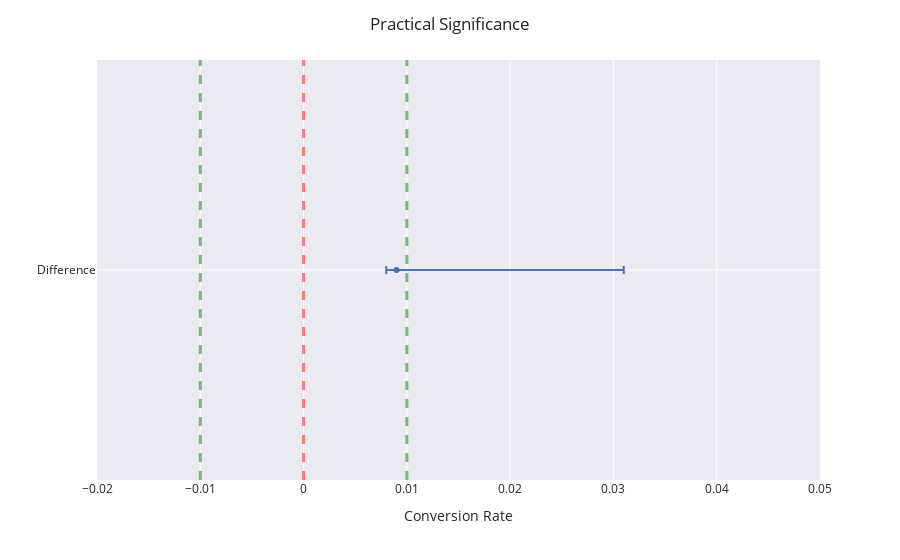

Notebook cell for this chart:
### Markdown cell above
Based on our Experiment our Stastictical Result show that the Treatment (Ads) yield equal or lower than control group conversion Rate. However the result is not practically significant since our confidence interval still under 1% (prior) conversion rate.

### Code cell
import plotly.graph_objects as go
fig = px.scatter(x=[0.009], y=['Difference'],
                 error_x=[0.022], error_x_minus=[0.001],template='seaborn')
fig.add_vline(x=0.01, line_width=3, line_dash="dash", line_color="green")
fig.add_vline(x=-0.01, line_width=3, line_dash="dash", line_color="green")
fig.add_vline(x=0, line_width=3, line_dash="dash", line_color="red")
fig.update_layout(title='Practical Significance',xaxis=dict(
            range=[-0.02, 0.05],title='Conversion Rate'
        ),yaxis=dict(title=''))

### Figure 1 — Plotly figure (JSON) as saved in the notebook; plotly's stock layout.template omitted (floating-point values rounded to 4 significant figures)
{"data": [{"error_x": {"array": [0.022], "arrayminus": [0.001]}, "hovertemplate": "x=%{x}<br>y=%{y}<extra></extra>", "legendgroup": "", "marker": {"color": "rgb(76,114,176)", "symbol": "circle"}, "mode": "markers", "name": "", "orientation": "h", "showlegend": false, "type": "scatter", "x": [0.009], "xaxis": "x", "y": ["Difference"], "yaxis": "y"}], "layout": {"legend": {"tracegroupgap": 0}, "margin": {"t": 60}, "shapes": [{"line": {"color": "green", "dash": "dash", "width": 3}, "type": "line", "x0": 0.01, "x1": 0.01, "xref": "x", "y0": 0, "y1": 1, "yref": "y domain"}, {"line": {"color": "green", "dash": "dash", "width": 3}, "type": "line", "x0": -0.01, "x1": -0.01, "xref": "x", "y0": 0, "y1": 1, "yref": "y domain"}, {"line": {"color": "red", "dash": "dash", "width": 3}, "type": "line", "x0": 0, "x1": 0, "xref": "x", "y0": 0, "y1": 1, "yref": "y domain"}], "title": {"text": "Practical Significance"}, "xaxis": {"anchor": "y", "domain": [0, 1], "range": [-0.02, 0.05], "title": {"text": "Conversion Rate"}}, "yaxis": {"anchor": "x", "domain": [0, 1], "title": {"text": ""}}}}
